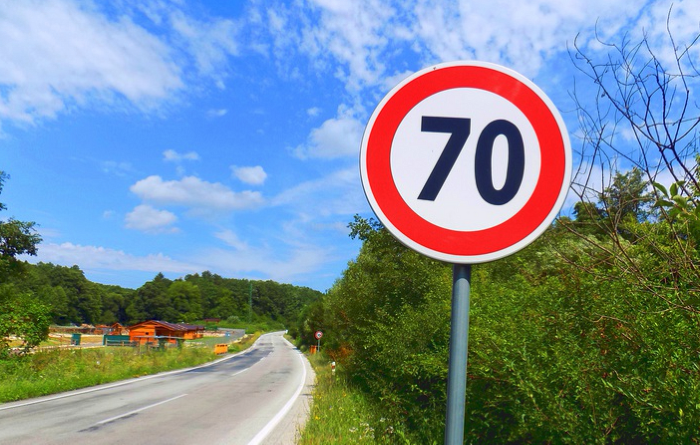
#> input picture Attack 01/70.png, 1400 x 889 px, found by its file name (shown at 1/2 size)
$ jupyter execute 'Direct Nearest Image Scaling Attack.ipynb'   (text cells are left out)
#> lines starting #> are read from the running program, lines starting #| are printed output that depends on the picture; after the words box and inside, x2 and y2 are one past the last pixel; in counts of white or black regions, pixels touching at a corner belong together; pictures that were not available may be replaced by others from this repository, and a replacement may not be noted
[cell 1]
import numpy as np
import cv2 as cv
import sys
import typing
from abc import ABC, abstractmethod
import enum
import matplotlib.pyplot as plt

[cell 2]
class SuppScalingAlgorithms(enum.Enum):
    NEAREST = 100
    LINEAR = 200
    CUBIC = 300
    LANCZOS = 400
    AREA = 500

[cell 3]
class ScalingApproach(ABC):
    def __init__(self,
                 algorithm: typing.Union[int, SuppScalingAlgorithms],
                 src_image_shape: typing.Union[typing.Tuple[int, int], typing.Tuple[int, int, int]],
                 target_image_shape: typing.Union[typing.Tuple[int, int], typing.Tuple[int, int, int]]):

        assert isinstance(algorithm, int) or isinstance(algorithm, SuppScalingAlgorithms)
        if isinstance(algorithm, SuppScalingAlgorithms):
            algorithm = self._convert_suppscalingalgorithm(algorithm)
        self.algorithm = algorithm
        self.src_image_shape = src_image_shape
        self.target_image_shape = target_image_shape
        self.cl_matrix, self.cr_matrix = self.__get_matrix_cr_cl()

    @abstractmethod
    def scale_image_with(self, xin: np.ndarray, trows: int, tcols: int) -> np.ndarray:
        pass

    # Scales image w.r.t to target image shape
    def scale_image(self, xin: np.ndarray) -> np.ndarray:
        return self.scale_image_with(xin=xin, trows=self.target_image_shape[0], tcols=self.target_image_shape[1])

     # Convert enum for common algorithm specification to scaling library value.
    @abstractmethod
    def _convert_suppscalingalgorithm(self, algorithm: SuppScalingAlgorithms):
        pass

 # Helper Function for Coefficients Recovery (to get CL and CR matrix)
    def __get_scale_cr_cl(self, sh, trows, tcols):
        mint = 255
        im_max = mint * np.identity(sh)
        im_max_scaled = self.scale_image_with(xin=im_max, trows=trows, tcols=tcols)
        Cm = im_max_scaled / 255
        return Cm

   # Coefficients Recovery
    def __get_matrix_cr_cl(self):
        CL = self.__get_scale_cr_cl(sh=self.src_image_shape[0],
                                    trows=self.target_image_shape[0],
                                    tcols=self.src_image_shape[0])
        CR = self.__get_scale_cr_cl(sh=self.src_image_shape[1],
                                    tcols=self.target_image_shape[1],
                                    trows=self.src_image_shape[1])
        # print(CL.shape, CR.shape)
        # normalize
        CL = CL / CL.sum(axis=1)[:, np.newaxis]
        CR = CR / CR.sum(axis=0)[np.newaxis, :]
        return CL, CR

    def get_unique_approach_identifier(self) -> str:
        return str(self.algorithm) + "-" + str(type(self).__name__)

[cell 4]
class ScaleAttackStrategy(ABC):
    def __init__(self, verbose: bool):
        self.verbose = verbose

    # [47 lines left out: functions attack, _attack_ononedimension, not called in this run]

[cell 5]
class DirectNearestScaleAttack(ScaleAttackStrategy):
    def __init__(self, verbose: bool):
        super().__init__(verbose)
        self.round_to_integer = True

    def _attack_ononedimension(self, src_image: np.ndarray, target_image: np.ndarray,
                               scaler_approach: ScalingApproach) -> typing.Tuple[np.ndarray, np.ndarray, np.ndarray]:
        if scaler_approach.algorithm != cv.INTER_NEAREST:
            print("Warning. No inter_nearest used as interpolation", file=sys.stderr)

        dir_attack_image = np.copy(src_image)
        scale_factor_hz = src_image.shape[1] / target_image.shape[1]
        scale_factor_vt = src_image.shape[0] / target_image.shape[0]

        for r in range(0, target_image.shape[0]):
            for c in range(0, target_image.shape[1]):
                dir_attack_image[int(np.floor(r * scale_factor_vt)), int(np.floor(c * scale_factor_hz))] = target_image[r, c]

        return dir_attack_image, np.zeros(1), np.zeros(1)

#if __name__ == "__main__":
  #  src_image = np.random.randint(0, 256, size=(100, 100, 3), dtype=np.uint8)
    #target_image = np.random.randint(0, 256, size=(50, 50, 3), dtype=np.uint8)

[cell 6]
# Define a scaling approach
class NearestScalingApproach(ScalingApproach):
    def scale_image_with(self, xin: np.ndarray, trows: int, tcols: int) -> np.ndarray:
        return cv.resize(xin, (tcols, trows), interpolation=cv.INTER_NEAREST)

    def _convert_suppscalingalgorithm(self, algorithm: SuppScalingAlgorithms):
        return cv.INTER_NEAREST

if __name__ == "__main__":
    src_image = cv.imread("C:/Users/wania/OneDrive/Desktop/GTSRB Dataset/pics/70.png")
#> src_image is the input picture: shape (889, 1400, 3); mean B, G, R 150, 139.3, 120.6
    target_image = cv.imread("C:/Users/wania/OneDrive/Desktop/GTSRB Dataset/pics/no.jpg")
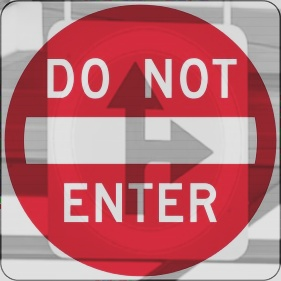
#> input picture Attack 01/attack.jpg, 281 x 281 px, given in place of no.jpg, which was not available
#> target_image is the input picture: shape (281, 281, 3); mean B, G, R 120.7, 113.5, 188.5

    if src_image is None or target_image is None:
        print("Error loading images")
        sys.exit()

    target_image = cv.resize(target_image, (50, 50))
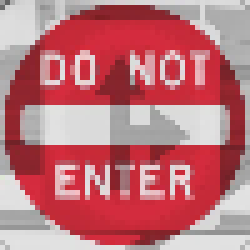
#> target_image: shape (50, 50, 3) (shown 5 times larger); mean B, G, R 122.4, 115.2, 190.3

    scaler_approach = NearestScalingApproach(algorithm=cv.INTER_NEAREST,
                                             src_image_shape=src_image.shape,
                                             target_image_shape=target_image.shape)

    # Perform the attack
    attack = DirectNearestScaleAttack(verbose=True)
    attacked_image, _, _ = attack._attack_ononedimension(src_image, target_image, scaler_approach)
#> after the loop in _attack_ononedimension, `for r in range(0, target_image.shape[0]):`:
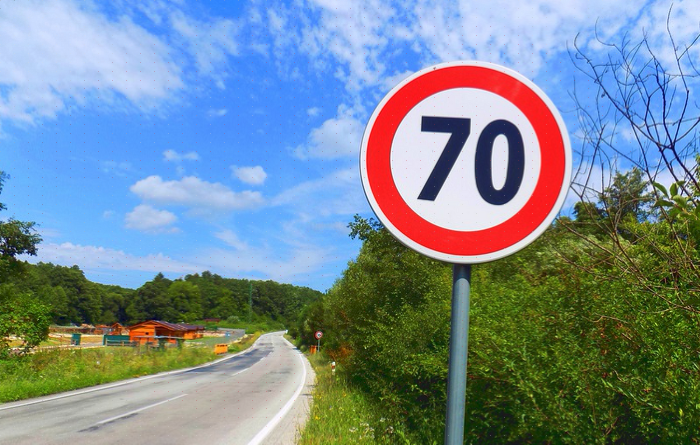
#> dir_attack_image: shape (889, 1400, 3) (shown at 1/2 size); 0.2% of pixels changed, all inside (x1, y1, x2, y2) = (0, 0, 1373, 872)

[cell 7]
plt.figure(figsize=(5, 5))
plt.imshow(cv.cvtColor(src_image, cv.COLOR_BGR2RGB))
plt.title('Source Image')
plt.axis('on')
plt.show()

[cell 8]
plt.figure(figsize=(5, 5))
plt.imshow(cv.cvtColor(target_image, cv.COLOR_BGR2RGB))
plt.title('Target Image')
plt.axis('on')
plt.show()

[cell 9]
plt.figure(figsize=(5, 5))
plt.imshow(cv.cvtColor(attacked_image, cv.COLOR_BGR2RGB))
plt.title('Attacked Image')
plt.axis('on')
plt.show()
